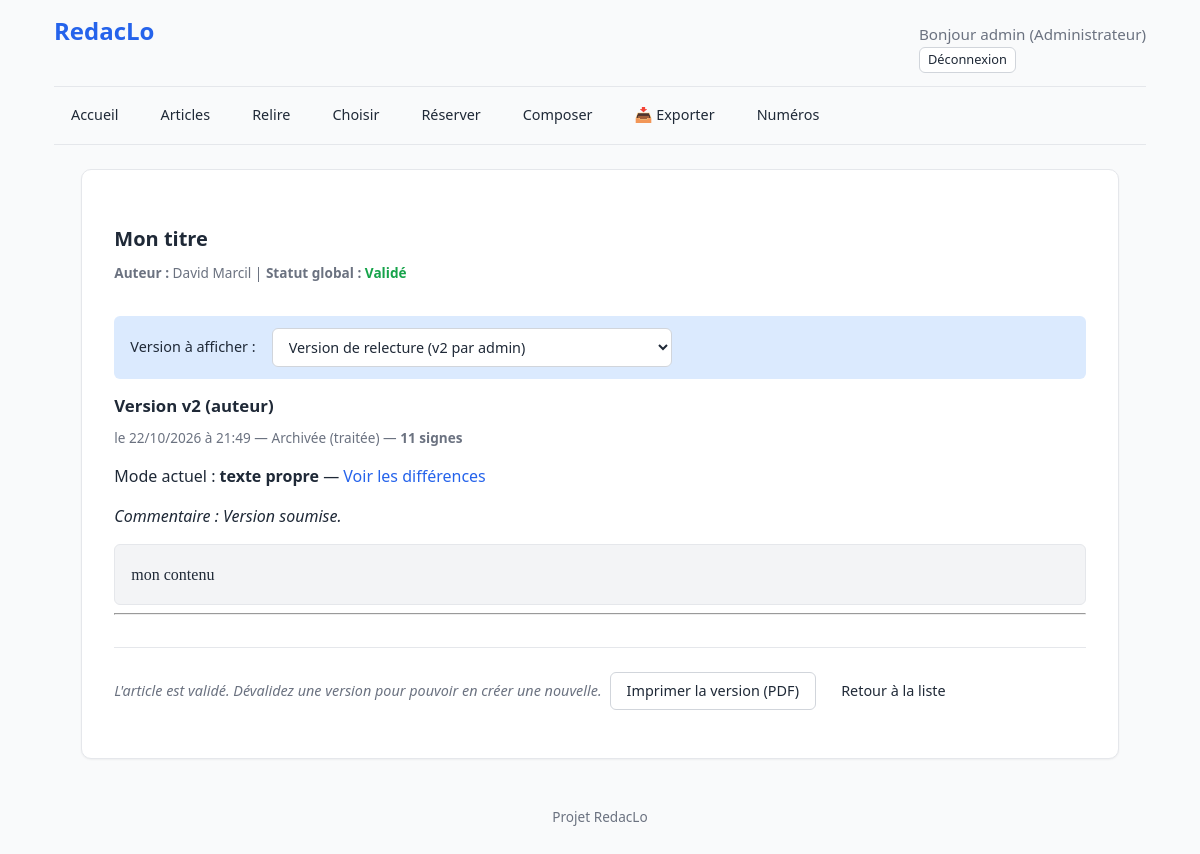
The app's page /articles/2/annoter/3/ (signed in), older data.
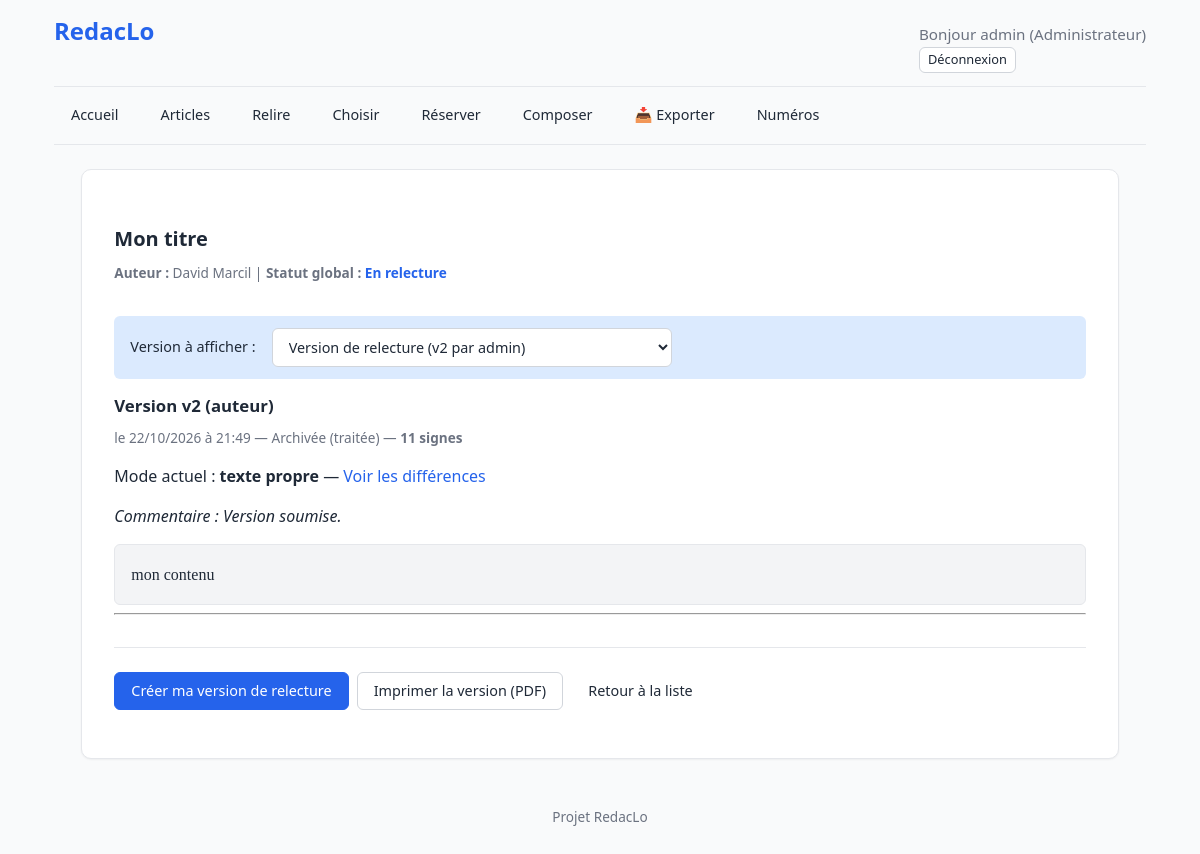
The same page, newer data.
### articles/models.py (models this page shows, shortened)
class Article(models.Model):
    STATUTS = [
        ("brouillon", "Brouillon"),
        ("soumis", "Soumis"),
        ("en_relecture", "En relecture"),
        ("relu", "Relu"),
        ("revisions_demandees", "Révisions demandées"),
        ("valide", "Validé"),
        ("rejete", "Rejeté"),
        ("publie", "Publié"),
    ]
    STATUTS_SELECTION = [
        ("a_choisir", "À choisir pour le numéro"),
        ("disponible", "Disponible (dans le vivier)"),
        ("reserve", "Réservé (marronnier)"),
        ("utilise", "Utilisé (placé)"),
    ]
    TYPES_ARTICLE = [
        ("article", "Article"),
        ("breve", "Brève"),
        ("echo", "Écho"),
        ("courrier", "Courrier des lecteurs"),
        ("article_editorial", "Éditorial"),
    ]
    titre = models.CharField(max_length=200, help_text="Titre principal de l'article.")
    sur_titre = models.CharField(max_length=200, blank=True, help_text="Sur-titre de l'article.")
    type_article = models.CharField(max_length=20, choices=TYPES_ARTICLE, default="article", verbose_name="Type d'article")
    redacteur = models.ForeignKey(
        settings.AUTH_USER_MODEL,
        on_delete=models.CASCADE,
        related_name="articles_rediges",
        verbose_name="Rédacteur"
    )
    contenu = models.TextField()
    statut = models.CharField(max_length=20, choices=STATUTS, default="brouillon")
    rubrique = models.ForeignKey(
        "publications.Rubrique",
        on_delete=models.SET_NULL,
        null=True,
        blank=True,
        related_name="articles"
    )
    statut_selection = models.CharField(max_length=20, choices=STATUTS_SELECTION, default="a_choisir")
    date_creation = models.DateTimeField(auto_now_add=True)
    date_modification = models.DateTimeField(auto_now=True)
    version_reference = models.ForeignKey(
        "ArticleVersion",
        on_delete=models.SET_NULL,
        null=True,
        blank=True,
        related_name="+"
    )
    valide_1_par = models.ForeignKey(
        settings.AUTH_USER_MODEL,
        on_delete=models.SET_NULL,
        null=True,
        blank=True,
        related_name="articles_valides_1",
        verbose_name="Premier validateur"
    )
    valide_2_par = models.ForeignKey(
        settings.AUTH_USER_MODEL,
        on_delete=models.SET_NULL,
        null=True,
        blank=True,
        related_name="articles_valides_2",
        verbose_name="Second validateur"
    )
    valide_1_mandataire = models.ForeignKey(
        settings.AUTH_USER_MODEL,
        on_delete=models.SET_NULL,
        null=True,
        blank=True,
        related_name="articles_mandates_1",
        verbose_name="Premier validateur (mandataire)"
    )
    valide_2_mandataire = models.ForeignKey(
        settings.AUTH_USER_MODEL,
        on_delete=models.SET_NULL,
        null=True,
        blank=True,
        related_name="articles_mandates_2",
        verbose_name="Second validateur (mandataire)"
    )
    numero_reserve = models.ForeignKey(
        'publications.Publication',
        on_delete=models.SET_NULL,
        null=True,
        blank=True,
        related_name='articles_reserves',
        verbose_name="Réservé pour le numéro"
    )

### accounts/models.py (models this page shows, shortened)
class User(AbstractUser):
    ROLES = [
        ("admin", "Administrateur"),
        ("editeur", "Éditeur"),
        ("membre_redaction", "Membre de la rédaction"),
        ("redacteur", "Rédacteur"),
    ]
    COULEURS = [
        ("bleu", "Bleu"), ("violet", "Violet"), ("gris", "Gris ardoise"),
        ("marine", "Bleu marine"), ("orangefonce", "Orange foncé"),
        ("marron", "Marron"), ("rouge", "Rouge"), ("vert", "Vert"),
    ]
    role = models.CharField(max_length=20, choices=ROLES, default="redacteur")
    couleur = models.CharField(max_length=20, choices=COULEURS, default="bleu")
    signature_defaut = models.CharField(
        max_length=100,
        blank=True,
        help_text="Ex: 'Correspondant LO'. Laisser vide pour utiliser le Prénom Nom."
    )
    couleur = models.CharField(
        max_length=20,
        choices=COULEURS,
        default="bleu",
        help_text="Couleur utilisée pour ses annotations dans les articles.",
    )
    def get_signature(self):
        if self.signature_defaut:
            return self.signature_defaut
        if self.get_full_name():
            return self.get_full_name()
        return self.username
    def est_redacteur(self):
        return self.role in ("redacteur", "redacteur_breves", "correspondant", "editorialiste")

### articles/views/relecture.py (the view, shortened to what this page needs)
# urls.py: path("<int:pk>/annoter/", views.annoter_article, name="annoter_article"),
@role_required("editeur", "membre_redaction", "admin")
def annoter_article(request, pk, version_id=None):
    article = get_object_or_404(Article, pk=pk)
    texte_affiche = ""
    if version_id:
        version = get_object_or_404(ArticleVersion, pk=version_id, article=article)
    versions = article.versions.order_by("numero")
    mode = request.GET.get("mode", "propre")
    if mode not in ("diff", "propre"):
        mode = "propre"
    if version:
        modifie_par = getattr(version, "modifie_par", None)
        est_texte_auteur = version.type == "auteur" or modifie_par == article.redacteur
        if est_texte_auteur or modifie_par is None:
            couleur = None
        else:
            couleur = modifie_par.couleur
        if mode == "propre":
            texte_affiche = version.contenu
    version_modifiable = version is not None and version.est_modifiable_par(request.user)
    version_supprimable = version is not None and version.peut_etre_supprimee(par_user=request.user)
    return render(request, "reviews/annoter_article.html", {
        "article": article,
        "version": version,
        "versions": versions,
        "texte_affiche": texte_affiche,
        "mode": mode,
        "version_modifiable": version_modifiable,
        "version_supprimable": version_supprimable,
    })

### articles/models.py (called while the page is built, shortened)
    def est_modifiable_par(self, user):
        return (
            self.statut == "brouillon"
            and self.modifie_par == user
        )

    def nombre_signes(self):
        import re
        texte = re.sub(r"\s+", " ", self.contenu).strip()
        return len(texte)

    def peut_etre_supprimee(self, par_user=None):
        if self.type == "redacteur":
            return False
        if self.statut != "brouillon":
            return False

### core/context_processors.py (called while the page is built)
def notifications_non_lues(request):
    if not request.user.is_authenticated:
        return {"notifications_non_lues": 0}
    count = Notification.objects.filter(
        destinataire=request.user,
        lue=False,
    ).count()
    return {"notifications_non_lues": count}

### templates/reviews/annoter_article.html (shortened to what this page needs)
{% extends "base.html" %}
{% load static %}
{% load typographie %}
{% block contenu %}
    <div style="margin-bottom: 2rem;">
        <h2>{{ article.titre }}</h2>
        <p class="source-texte">
            <strong>Auteur :</strong> {{ article.redacteur.get_signature }} |
            <strong>Statut global :</strong>
            <span class="statut-{{ article.statut }}">{{ article.get_statut_display }}</span>
        </p>
    </div>
    {% if versions.count > 1 %}
        <form method="get" action="{% url 'articles:annoter_article' article.pk %}" class="selecteur-version">
            <label for="version">Version à afficher :</label>
            <select name="version" id="version" onchange="this.form.submit()">
                {% for v in versions %}
                    <option value="{{ v.pk }}" {% if version and v.pk == version.pk %}selected{% endif %}>
                        {% if v.numero == 0 %}
                            Version initiale (Brouillon)
                        {% elif v.type == "redacteur" and v.statut == "soumise" %}
                            Version initiale (Envoyée)
                        {% elif v.statut == "validee" %}
                            Version validée (v{{ v.numero }} par {{ v.modifie_par.username }})
                        {% elif v.statut == "rejetee" %}
                            Version rejetée (v{{ v.numero }} par {{ v.modifie_par.username }})
                        {% else %}
                            Version de relecture (v{{ v.numero }} par {{ v.modifie_par.username|default:"Auteur inconnu" }})
                        {% endif %}
                    </option>
                {% endfor %}
            </select>
        </form>
    {% endif %}
    {% if version %}
        <h3>Version v{{ version.numero }} ({{ version.get_type_display }})</h3>
        <p class="meta-version">
            le {{ version.date|date:"d/m/Y à H:i" }}
             — <span class="statut-{{ version.statut }}">{{ version.get_statut_display }}</span>
             — <strong>{{ version.nombre_signes }} signes</strong>
        </p>
        <p class="bascule-mode">
            {% if mode == "diff" %}
                Mode actuel : <strong>différences</strong> —
                <a href="?version={{ version.pk }}">Voir le texte propre</a>
            {% else %}
                Mode actuel : <strong>texte propre</strong> —
                <a href="?version={{ version.pk }}&mode=diff">Voir les différences</a>
            {% endif %}
        </p>
        {% if version.commentaire %}
            <p><em>Commentaire : {{ version.commentaire }}</em></p>
        {% endif %}
        <div class="texte-version">{{ texte_affiche|safe }}</div>
    {% else %}
        <p><em>Aucune version disponible pour cet article.</em></p>
    {% endif %}
    <hr>
    <div class="actions" style="margin-top: 2rem; border-top: 1px solid var(--c-border); padding-top: 1.5rem;">
        {% if user.role == "relecteur" or user.role == "editeur" or user.role == "admin" %}
            {% if article.statut == "valide" %}
                <span style="color: var(--c-text-muted); font-size: 0.9rem; font-style: italic;">
                    L'article est validé. Dévalidez une version pour pouvoir en créer une nouvelle.
                </span>
            {% else %}
                <a href="{% url 'articles:choisir_base_relecture' article.pk %}" class="btn btn-primary">
                    Créer ma version de relecture
                </a>
            {% endif %}
        {% endif %}
        {% if version %}
            <a href="{% url 'articles:telecharger_pdf_version' article.pk version.pk %}" class="btn btn-secondary">
                Imprimer la version (PDF)
            </a>
        {% endif %}
        {% if user.est_redacteur %}
            <a href="{% url 'articles:mes_articles' %}" class="btn btn-ghost">Retour à mes articles</a>
        {% else %}
            <a href="{% url 'reviews:a_relire' %}" class="btn btn-ghost">Retour à la liste</a>
        {% endif %}
    </div>
{% endblock %}

Row changes from the older to the newer data that the page shows:
changed Article "Mon titre": statut "Validé" → "En relecture"
Text that changed along with them:
text no longer shown: "L'article est validé. Dévalidez une version pour pouvoir en créer une nouvelle."
text now shown: "Créer ma version de relecture"
